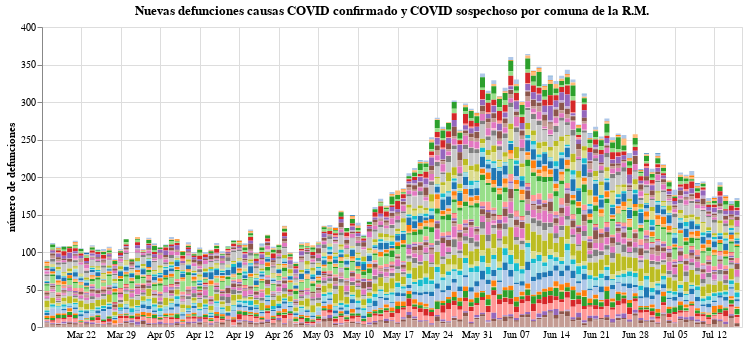

Notebook cell for this chart:
### Code cell
#hide_input
input_dropdown = alt.binding_select(options=data_long_form['Comuna'].unique())
selection1 = alt.selection_single(fields=['Comuna'], bind=input_dropdown, name=' ')
selection2 = alt.selection_multi(fields=['Comuna'], on='mouseover')

color = alt.condition(selection1 | selection2,
                    alt.Color('Comuna:N', scale=alt.Scale(scheme='category20'), legend=None),
                    alt.value('lightgray'))

bars1 = alt.Chart(data_long_form).mark_bar().encode(
    x=alt.X("Fecha", axis=alt.Axis(title="", domain=False, tickSize=0)),
    y=alt.Y("Fallecidos confirmados", axis=alt.Axis(title="número de defunciones")),
    tooltip = ["Fecha", "Comuna", "Fallecidos confirmados"],
    color = color
).properties(
    title="Nuevas defunciones causas COVID confirmado y COVID sospechoso por comuna de la R.M.",
    width=700).add_selection(
    selection1, selection2
).transform_filter(
    selection1
)

bars1

### Figure 1 — Vega-Lite specification as saved in the notebook (floating-point values rounded to 4 significant figures; data arrays with more than 128 entries replaced by an {"elided": "..."} marker saying what was removed)
{"config": {"view": {"continuousWidth": 400, "continuousHeight": 300}}, "data": {"name": "data-60c789240815f5de8cf3e099f8964d45"}, "mark": "bar", "encoding": {"color": {"condition": {"type": "nominal", "field": "Comuna", "legend": null, "scale": {"scheme": "category20"}, "selection": {"or": [" ", "selector001"]}}, "value": "lightgray"}, "tooltip": [{"type": "temporal", "field": "Fecha"}, {"type": "nominal", "field": "Comuna"}, {"type": "quantitative", "field": "Fallecidos confirmados"}], "x": {"type": "temporal", "axis": {"domain": false, "tickSize": 0, "title": ""}, "field": "Fecha"}, "y": {"type": "quantitative", "axis": {"title": "número de defunciones"}, "field": "Fallecidos confirmados"}}, "selection": {" ": {"type": "single", "fields": ["Comuna"], "bind": {"input": "select", "options": ["Alhué", "Buin", "Calera de Tango", "Cerrillos", "Cerro Navia", "Colina", "Conchalí", "Curacaví", "El Bosque", "El Monte", "Estación Central", "Huechuraba", "Independencia", "Isla de Maipo", "La Cisterna", "La Florida", "La Granja", "La Pintana", "La Reina", "Lampa", "Las Condes", "Lo Barnechea", "Lo Espejo", "Lo Prado", "Macul", "Maipú", "María Pinto", "Melipilla", "Padre Hurtado", "Paine", "Pedro Aguirre Cerda", "Peñaflor", "Peñalolén", "Pirque", "Providencia", "Pudahuel", "Puente Alto", "Quilicura", "Quinta Normal", "Recoleta", "Renca", "San Bernardo", "San Joaquín", "San José de Maipo", "San Miguel", "San Pedro", "San Ramón", "Santiago", "Talagante", "Tiltil", "Vitacura", "Ñuñoa"]}}, "selector001": {"type": "multi", "fields": ["Comuna"], "on": "mouseover"}}, "title": "Nuevas defunciones causas COVID confirmado y COVID sospechoso por comuna de la R.M.", "transform": [{"filter": {"selection": " "}}], "width": 700, "$schema": "https://vega.github.io/schema/vega-lite/v4.8.1.json", "datasets": {"data-60c789240815f5de8cf3e099f8964d45": {"elided": "6396 records"}}}
